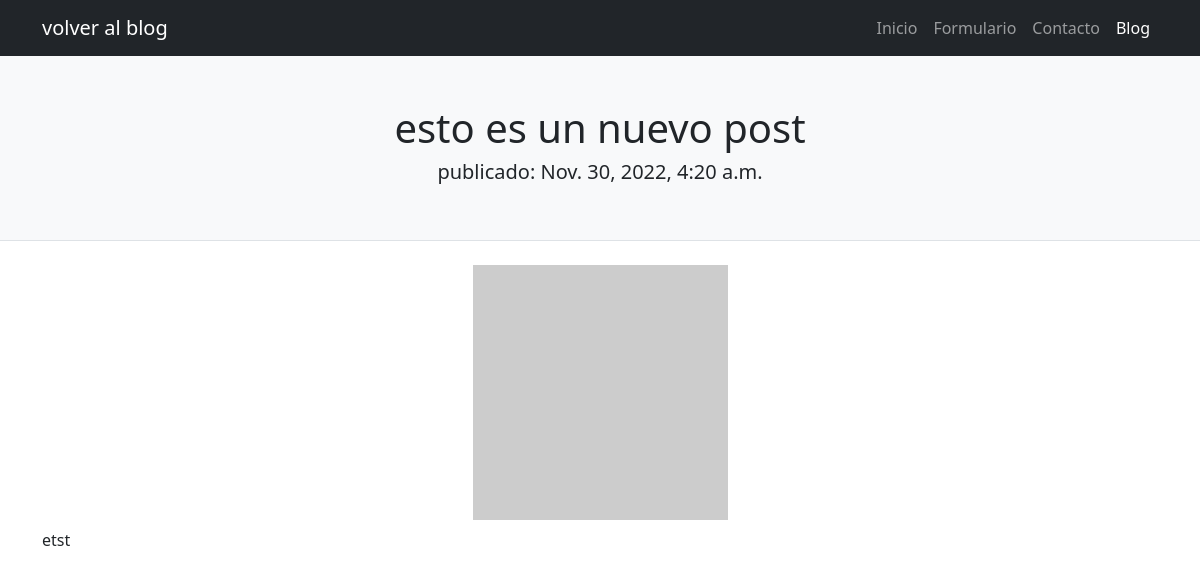
Before: /blog/detail/6/ with the older database file.
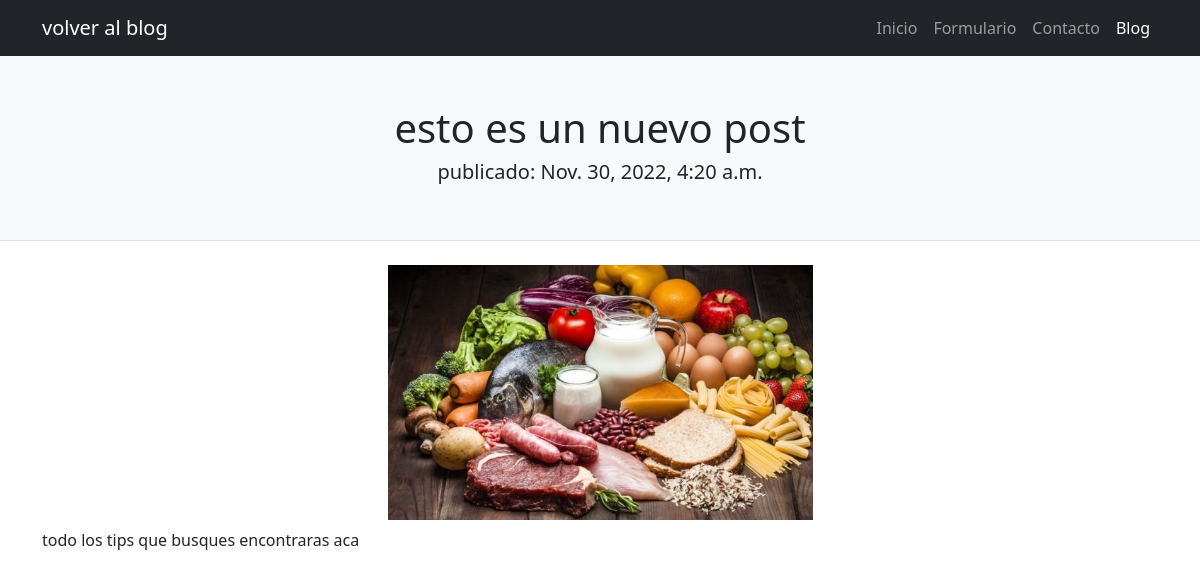
After: the same page with the newer database file.
### blog/models.py (models this page shows, shortened)
class Post(models.Model):
    title = models.CharField(max_length=100)
    short_content = models.CharField(max_length=255)
    content = models.TextField(max_length=3000)
    date_published = models.DateTimeField(auto_now_add=True)
    image = models.ImageField(upload_to="posts", null=True, blank=True)

### blog/views.py (the view)
# urls.py: path('detail/<int:pk>/', DetailPost.as_view(), name="detail-post"),
class DetailPost(DetailView):
    model=Post

### blog/templates/blog/post_detail.html (shortened to what this page needs)
{% extends 'blog/base.html' %}
{% load static %}
{% block header %}
    <div class="d-flex justify-content-center">
        <h1>{{object.title}}</h1>
    </div>
    <div class="d-flex justify-content-center">
        <h5> publicado: {{object.date_published}} </h5>
    </div>
{% endblock %}
{% block contenido %}
    <div class="d-flex justify-content-center">
        {% if object.image %}
        <img height="255" src="{{ object.image.url }}" />
        {% else %}
        <img height="255" src="https://dummyimage.com/255x255/dee2e6/6c757d.jpg" alt="...">
        {% endif %}
    </div>
    <div class="container text-wrap py-1 my-1" style="word-break: break-all;">
            {{object.content}}
    </div>
{% endblock %}

### blog/templates/blog/base.html (shortened to what this page needs)
<!DOCTYPE html>
<html lang="en">
<head>
    {% load static %}
    <link href="{% static 'blog/css/styles.css' %}" rel="stylesheet" />
</head>
<body>
    {%block nav %}
    <nav class="navbar navbar-expand-lg navbar-dark bg-dark">
        <div class="container">
            <a class="navbar-brand" href="{% url 'index-blog' %}">volver al blog</a>
            <div class="collapse navbar-collapse" id="navbarSupportedContent">
                <ul class="navbar-nav ms-auto mb-2 mb-lg-0">
                    <li class="nav-item"><a class="nav-link" href="#">Inicio</a></li>
                    <li class="nav-item"><a class="nav-link" href="#!">Formulario</a></li>
                    <li class="nav-item"><a class="nav-link" href="#!">Contacto</a></li>
                    <li class="nav-item"><a class="nav-link active" aria-current="page" href="#">Blog</a></li>
                </ul>
            </div>
        </div>
    </nav>
    {% endblock %}
    <header class="py-5 bg-light border-bottom mb-4">
        {% block header %}{% endblock %}
    </header>
    {% block contenido %}{% endblock %}
</body>
</html>

Changed rows visible on the page:
changed Post "esto es un nuevo post": image: picture added; content "etst" → "todo los tips que busques encontraras aca"
